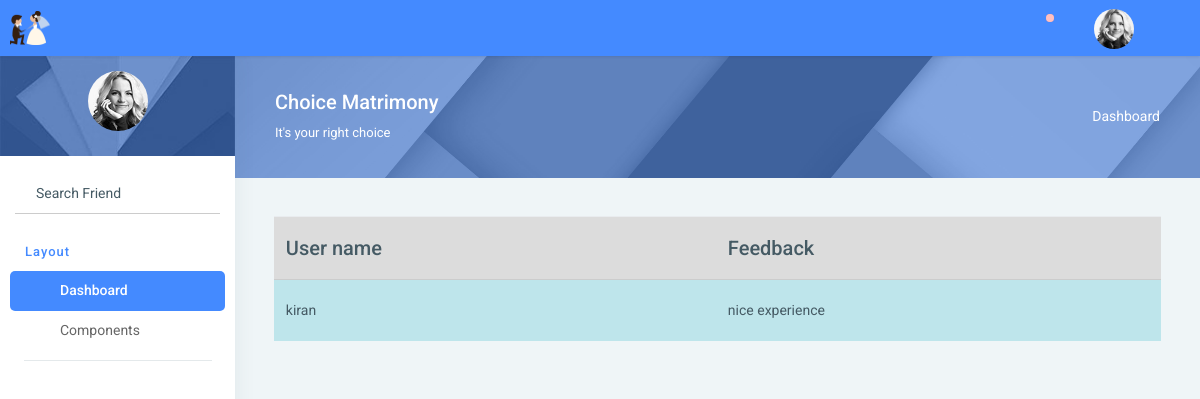
Page /matrimonyapp/viewfeedback_fn/ on the earlier database version.
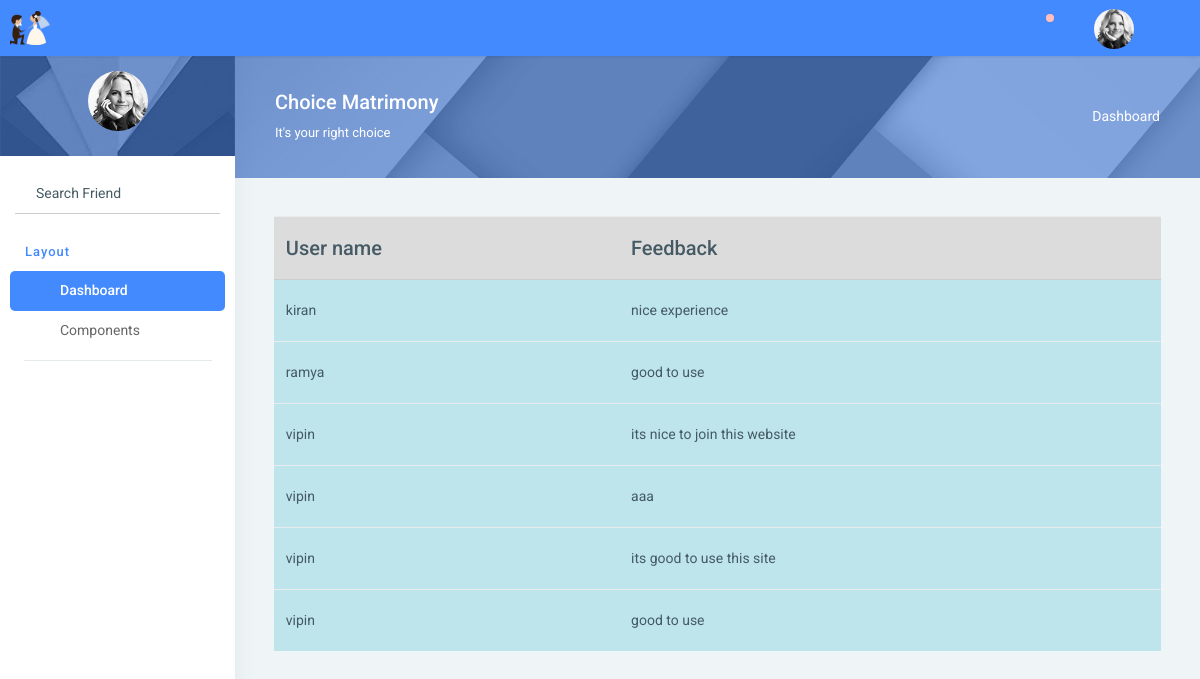
Same page on the later database version.
### userapp/models.py (models this page shows)
class feedbackdb(models.Model):
    user=models.CharField(max_length=100,null=True,blank=True)
    feedback=models.CharField(max_length=100,null=True,blank=True)

### matrimonyapp/views.py (the view)
# urls.py: path('viewfeedback_fn/',views.viewfeedback_fn, name='viewfeedback_fn'),
def viewfeedback_fn(req):
    data=feedbackdb.objects.all()
    return render(req,'viewfeedback.html',{'data':data})

### matrimonyapp/Templates/viewfeedback.html (shortened to what this page needs)
<!DOCTYPE html>
{% extends 'index.html' %}
{% block content %}
<html lang="en">
<head>
</head>
<body>
<div class="card-block table-border-style">
                                                <div class="table-responsive">
                                                    <table class="table">
                                                        <thead style="background-color:rgb(220,220,220);">
                                                            <tr>
                                                                <th><h5><b>User name</b></h5></th>
                                                                <th><h5><b>Feedback</b></h5></th>
                                                            </tr>
                                                        </thead>
                                                        <tbody>
                                                         {% for i in data %}
                                                            <tr class="table-info">
                                                                <td>{{i.user}}</td>
                                                                <td>{{i.feedback}}</td>
                                                            </tr>
                                                         {% endfor %}
                                                        </tbody>
                                                    </table>
                                                </div>
                                            </div>
</body>
</html>
{% endblock %}

Differences in the rows shown:
added feedbackdb: user "ramya", feedback "good to use"
added feedbackdb: user "vipin", feedback "its nice to join this website"
added feedbackdb: user "vipin", feedback "aaa"
added feedbackdb: user "vipin", feedback "its good to use this site"
added feedbackdb: user "vipin", feedback "good to use"
